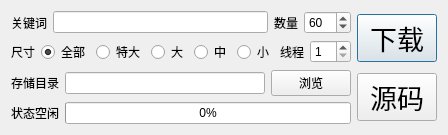
<?xml version="1.0" encoding="UTF-8"?>
<ui version="4.0">
 <class>Dialog</class>
 <widget class="QDialog" name="Dialog">
  <property name="enabled">
   <bool>true</bool>
  </property>
  <property name="geometry">
   <rect>
    <x>0</x>
    <y>0</y>
    <width>432</width>
    <height>129</height>
   </rect>
  </property>
  <property name="sizePolicy">
   <sizepolicy hsizetype="Fixed" vsizetype="Fixed">
    <horstretch>0</horstretch>
    <verstretch>0</verstretch>
   </sizepolicy>
  </property>
  <property name="maximumSize">
   <size>
    <width>432</width>
    <height>129</height>
   </size>
  </property>
  <property name="windowTitle">
   <string>百度图片批量下载器</string>
  </property>
  <property name="sizeGripEnabled">
   <bool>false</bool>
  </property>
  <layout class="QGridLayout" name="gridLayout">
   <item row="0" column="0" rowspan="2">
    <layout class="QVBoxLayout" name="verticalLayout">
     <item>
      <layout class="QHBoxLayout" name="horizontalLayout">
       <item>
        <widget class="QLabel" name="word_label">
         <property name="text">
          <string>关键词</string>
         </property>
        </widget>
       </item>
       <item>
        <widget class="QLineEdit" name="word_lineEdit"/>
       </item>
       <item>
        <widget class="QLabel" name="num_label">
         <property name="text">
          <string>数量</string>
         </property>
        </widget>
       </item>
       <item>
        <widget class="QSpinBox" name="num_spinBox">
         <property name="minimum">
          <number>1</number>
         </property>
         <property name="maximum">
          <number>999</number>
         </property>
         <property name="value">
          <number>60</number>
         </property>
        </widget>
       </item>
      </layout>
     </item>
     <item>
      <layout class="QHBoxLayout" name="horizontalLayout_2">
       <item>
        <widget class="QLabel" name="size_label">
         <property name="text">
          <string>尺寸</string>
         </property>
        </widget>
       </item>
       <item>
        <widget class="QRadioButton" name="total_radioButton">
         <property name="text">
          <string>全部</string>
         </property>
         <property name="checked">
          <bool>true</bool>
         </property>
        </widget>
       </item>
       <item>
        <widget class="QRadioButton" name="XL_radioButton">
         <property name="text">
          <string>特大</string>
         </property>
        </widget>
       </item>
       <item>
        <widget class="QRadioButton" name="L_radioButton">
         <property name="text">
          <string>大</string>
         </property>
        </widget>
       </item>
       <item>
        <widget class="QRadioButton" name="M_radioButton">
         <property name="text">
          <string>中</string>
         </property>
        </widget>
       </item>
       <item>
        <widget class="QRadioButton" name="S_radioButton">
         <property name="text">
          <string>小</string>
         </property>
        </widget>
       </item>
       <item>
        <widget class="QLabel" name="thread_label">
         <property name="sizePolicy">
          <sizepolicy hsizetype="Fixed" vsizetype="Fixed">
           <horstretch>0</horstretch>
           <verstretch>0</verstretch>
          </sizepolicy>
         </property>
         <property name="text">
          <string>线程</string>
         </property>
        </widget>
       </item>
       <item>
        <widget class="QSpinBox" name="thread_spinBox">
         <property name="sizePolicy">
          <sizepolicy hsizetype="Fixed" vsizetype="Fixed">
           <horstretch>0</horstretch>
           <verstretch>0</verstretch>
          </sizepolicy>
         </property>
         <property name="minimum">
          <number>1</number>
         </property>
        </widget>
       </item>
      </layout>
     </item>
     <item>
      <layout class="QHBoxLayout" name="horizontalLayout_3">
       <item>
        <widget class="QLabel" name="dir_label">
         <property name="text">
          <string>存储目录</string>
         </property>
        </widget>
       </item>
       <item>
        <widget class="QLineEdit" name="dir_lineEdit">
         <property name="readOnly">
          <bool>true</bool>
         </property>
        </widget>
       </item>
       <item>
        <widget class="QPushButton" name="dir_pushButton">
         <property name="text">
          <string>浏览</string>
         </property>
        </widget>
       </item>
      </layout>
     </item>
     <item>
      <layout class="QHBoxLayout" name="horizontalLayout_4">
       <item>
        <widget class="QLabel" name="status_label">
         <property name="text">
          <string>状态空闲</string>
         </property>
        </widget>
       </item>
       <item>
        <widget class="QProgressBar" name="progressBar">
         <property name="value">
          <number>0</number>
         </property>
        </widget>
       </item>
      </layout>
     </item>
    </layout>
   </item>
   <item row="0" column="1">
    <widget class="QPushButton" name="download_pushButton">
     <property name="font">
      <font>
       <pointsize>20</pointsize>
      </font>
     </property>
     <property name="text">
      <string>下载</string>
     </property>
     <property name="default">
      <bool>true</bool>
     </property>
    </widget>
   </item>
   <item row="1" column="1">
    <widget class="QPushButton" name="src_pushButton">
     <property name="sizePolicy">
      <sizepolicy hsizetype="Fixed" vsizetype="Fixed">
       <horstretch>0</horstretch>
       <verstretch>0</verstretch>
      </sizepolicy>
     </property>
     <property name="font">
      <font>
       <pointsize>20</pointsize>
      </font>
     </property>
     <property name="text">
      <string>源码</string>
     </property>
    </widget>
   </item>
  </layout>
 </widget>
 <resources/>
 <connections/>
</ui>
